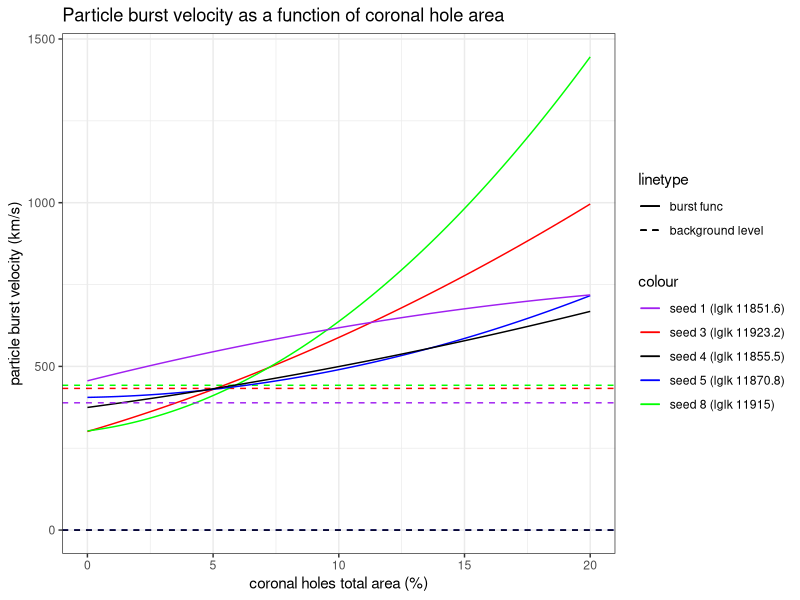
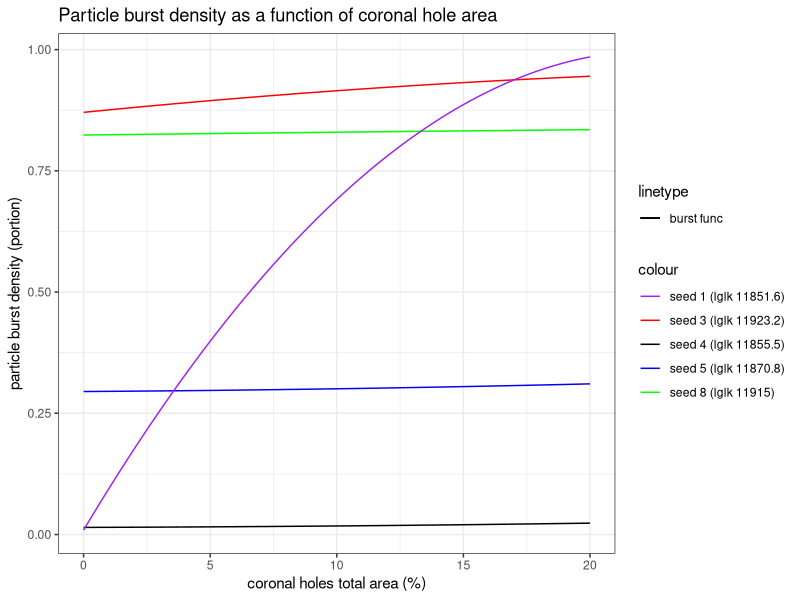
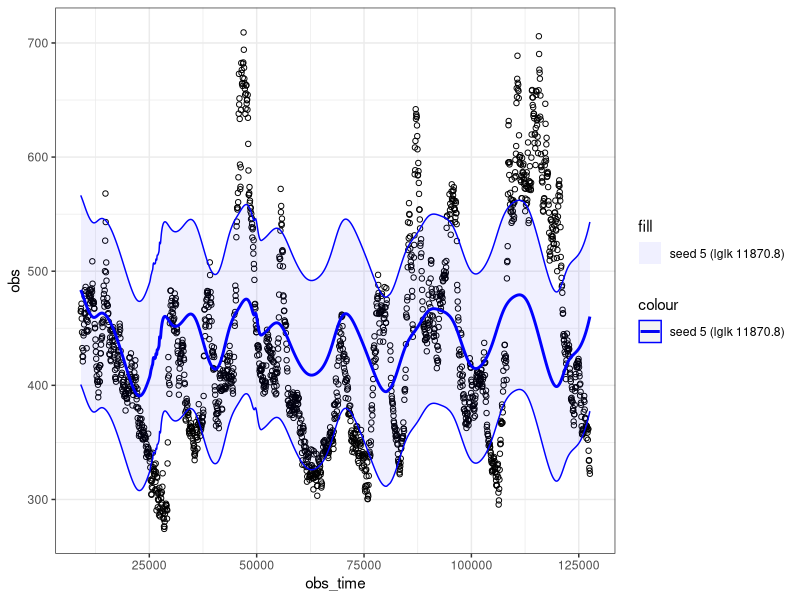

The R source for these figures, in order:
## ---- chunk 1
knitr::opts_chunk$set(echo = TRUE)
## ---- chunk 2
library(ggplot2)


prepareVisData <- function(id,lglk,y0,y2,slope_k,bg) {
  x2<-20.0
  m <- matrix(c( 0.0, 0.0, 1.0,
                 x2*x2, x2, 1.0,
                 2.0*x2, 1.0, 0.0),
                nrow=3,byrow = T)
  r <- c(y0, y2, 0.0)
  s <- solve(m,r)
  slope <- s[2]*slope_k
  print(paste0("maximum slope is ",s[2]))
  print(paste0("effective slope is ",slope))
  
  m2 <- matrix(c( 0.0, 0.0, 1.0,
                 x2*x2, x2, 1.0,
                 0.0, 1.0, 0.0),
                nrow=3,byrow = T)
  r2 <- c(y0, y2, slope)
  s2 <- solve(m2,r2)
  
  func <- function(x) {
    return(s2[1]*x*x + s2[2]*x+s2[3])
  }
  
return(
  list(pred=func,bg=bg,lglk_str=paste0('seed ',id,' (lglk ',lglk,')'))
);
}

to_km_per_s <- function(v) {return(v/(1000.0 * 60.0 / 10.0**8.0));}

#docker 0.3 seed 3
#2016-07-11T16:08:11.935964300Z 
#iteration:1105 log-likelihood:11923.2 improvement:0.0278582
#Vfunc nodes: (0;0.180612) (20;0.597612) slope: 0.326881
#Dfunc nodes: (0;0.870576) (20;0.944965) slope: 0.697326
#background wind V:0.259682 D:4.32253
#Noise sigma: 0.0514491
#Earth distance: 1285.718414

vis3d <- prepareVisData(
  3,
  11923.2,
  0.870576,
  0.944965,
  0.697326,
  4.32253)

vis3v <- prepareVisData(
  3,
  11923.2,
  to_km_per_s(0.180612),
  to_km_per_s(0.597612),
  0.326881,
  to_km_per_s(0.259682))

#docker 0.3 seed 8
#2016-07-14T14:55:12.994253100Z 
#iteration:924 log-likelihood:11915 improvement:3.75523
#Vfunc nodes: (0;0.181729) (20;0.867255) slope: 0.0855468
#Dfunc nodes: (0;0.823733) (20;0.834859) slope: 0.55678
#background wind V:0.265428 D:5.82408
#Noise sigma: 0.0520493
#Earth distance: 1230.243211

vis8d <- prepareVisData(
  8,
  11915,
  0.823733,
  0.834859,
  0.55678,
  5.82408)

vis8v <- prepareVisData(
  8,
  11915,
  to_km_per_s(0.181729),
  to_km_per_s(0.867255),
  0.0855468,
  to_km_per_s(0.265428))

#docker 0.3 seed 5
#2016-07-12T05:31:34.962763100Z 
#iteration:583 log-likelihood:11870.8 improvement:88.4558
#Vfunc nodes: (0;0.243192) (20;0.429677) slope: 0.0448303
#Dfunc nodes: (0;0.294873) (20;0.310647) slope: 0.214628
#background wind V:5.20376e-124 D:5.38888e-170
#Noise sigma: 0.0535385
#Earth distance: 1292.090769

vis5d <- prepareVisData(
  5,
  11870.8,
  0.294873,
  0.310647,
  0.214628,
  5.38888e-170)

vis5v <- prepareVisData(
  5,
  11870.8,
  to_km_per_s(0.243192),
  to_km_per_s(0.429677),
  0.0448303,
  to_km_per_s(5.20376e-124))

#docker 0.3 seed 4
#2016-07-10T21:53:49.075621400Z 
#iteration:821 log-likelihood:11855.5 improvement:3.63798e-12
#Vfunc nodes: (0;0.224727) (20;0.40079) slope: 0.35187
#Dfunc nodes: (0;0.0146691) (20;0.0234736) slope: 0.175416
#background wind V:7.88056e-248 D:8.64625e-39
#Noise sigma: 0.0483257
#SEarth distance: 1386.194369

vis4d <- prepareVisData(
  4,
  11855.5,
  0.0146691,
  0.0234736,
  0.175416,
  8.64625e-39)

vis4v <- prepareVisData(
  4,
  11855.5,
  to_km_per_s(0.224727),
  to_km_per_s(0.40079),
  0.35187,
  to_km_per_s(7.88056e-248))

#docker 0.3 seed 1
#2016-07-12T16:21:59.274401800Z 
#iteration:1510 log-likelihood:11851.6 improvement:8.50073
#Vfunc nodes: (0;0.273536) (20;0.430973) slope: 0.735489
#Dfunc nodes: (0;0.00915377) (20;0.984944) slope: 0.897594
#background wind V:0.23322 D:3.04009
#Noise sigma: 0.0542054
#Earth distance: 1613.963631

vis1d <- prepareVisData(
  1,
  11851.6,
  0.00915377,
  0.984944,
  0.897594,
  3.04009)

vis1v <- prepareVisData(
  1,
  11851.6,
  to_km_per_s(0.273536),
  to_km_per_s(0.430973),
  0.735489,
  to_km_per_s(0.23322))

## ---- chunk 3

linetype_scale <- c('1'='solid','2'='dashed')
linetype_scale_labels <- c('1'='burst func','2'='background level')
color_scale <- c(
        '3'='red',
        '8'='green',
        '5'='blue',
        '1'='purple',
        '4'='black')
color_scale_labels <- c(
        '3'=vis3v$lglk_str,
        '8'=vis8v$lglk_str,
        '5'=vis5v$lglk_str,
        '4'=vis4v$lglk_str,
        '1'=vis1v$lglk_str
        )

a <- ggplot(data.frame(x = c(0, 20.0)))+
  theme_bw()+
  ggtitle("Particle burst velocity as a function of coronal hole area")+
  xlab("coronal holes total area (%)")+
  ylab("particle burst velocity (km/s)")+

  scale_linetype_manual(values= linetype_scale,labels=linetype_scale_labels)+
  scale_color_manual(values= color_scale,labels=color_scale_labels)+
  
  stat_function(aes(x,linetype='1',color='3'),fun=vis3v$pred) +
  geom_hline(aes(yintercept=vis3v$bg,linetype='2',color='3'))+
  
  stat_function(aes(x,linetype='1',color='8'),fun=vis8v$pred) +
  geom_hline(aes(yintercept=vis8v$bg,linetype='2',color='8')) +
  
  stat_function(aes(x,linetype='1',color='5'),fun=vis5v$pred) +
  geom_hline(aes(yintercept=vis5v$bg,linetype='2',color='5')) +
  
  stat_function(aes(x,linetype='1',color='4'),fun=vis4v$pred) +
  geom_hline(aes(yintercept=vis4v$bg,linetype='2',color='4')) +
  
  stat_function(aes(x,linetype='1',color='1'),fun=vis1v$pred) +
  geom_hline(aes(yintercept=vis1v$bg,linetype='2',color='1'))
  
print(a)
## ---- chunk 4

a = ggplot(data.frame(x = c(0, 20.0)))+
  theme_bw()+
  ggtitle("Particle burst density as a function of coronal hole area")+
  xlab("coronal holes total area (%)")+
  ylab("particle burst density (portion)")+

  scale_linetype_manual(values= linetype_scale,labels=linetype_scale_labels)+
  scale_color_manual(values= color_scale,labels=color_scale_labels) +
  
  stat_function(aes(x,linetype='1',color='3'),fun=vis3d$pred) +
  #geom_hline(aes(yintercept=vis3d$bg,linetype='2',color='3'))+
  
  stat_function(aes(x,linetype='1',color='8'),fun=vis8d$pred) +
  #geom_hline(aes(yintercept=vis8d$bg,linetype='2',color='8')) +
  
  stat_function(aes(x,linetype='1',color='5'),fun=vis5d$pred) +
  #geom_hline(aes(yintercept=vis5d$bg,linetype='2',color='5')) +
  
  stat_function(aes(x,linetype='1',color='4'),fun=vis4d$pred) +
  #geom_hline(aes(yintercept=vis4d$bg,linetype='2',color='4')) +
  
  stat_function(aes(x,linetype='1',color='1'),fun=vis1d$pred)
  #geom_hline(aes(yintercept=vis1d$bg,linetype='2',color='1'))

print(a)
## ---- chunk 5
sim1 <- read.csv('ResultData/docker-0.2-seed-6-iter-156.csv')
sim1.sigma <- to_km_per_s(0.0497358)
sim1$lb68 <- sim1$predMean-sim1.sigma
sim1$ub68 <- sim1$predMean+sim1.sigma
sim1q1 <- sim1[sim1$obs_time<=127590,] #first quantile

b <- ggplot() +
    theme_bw()+
    scale_color_manual(values= color_scale,labels=color_scale_labels)+
    scale_fill_manual(values= color_scale,labels=color_scale_labels)+
  
    geom_point(data=sim1q1,aes(x=obs_time,y=obs),shape=1) +
    geom_line(data=sim1q1,aes(x=obs_time,y=predMean,color='5'),lwd=1) +
    geom_ribbon(data=sim1q1,
                aes(x=obs_time,
                    ymin=lb68,
                    ymax=ub68,color='5',fill='5'),
                alpha=.06)
print(b)
